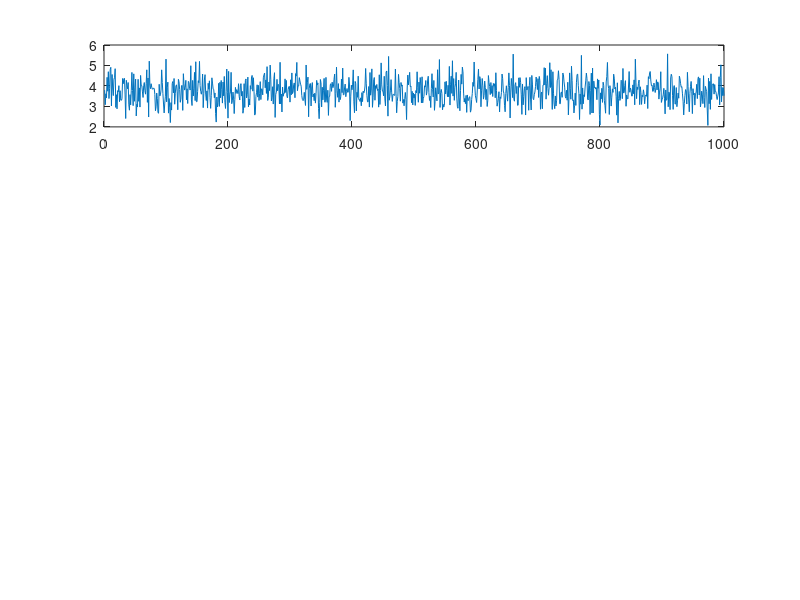

Write MATLAB code to recreate this figure. (Note: this script raises an error after producing the figure.)
% Удаление элементов из workspace
clear
% Очистка введенного текста из Command Window
clc

% Распределение Рэлея: sigma = 3
sigma = 3;
% Объем выборки
N = 10000;

% 1. Сгенерировать выборку из заданного непрерывного распределения 
% объемом N=10000 с заданными для вашего распределения параметрам
X = random('Rayleigh', sigma, N, 1); % Все элементы выборки поместятся в вектор N*1

% 2. Расчет выборочных числовых характеристик

% 2.1
X_min = min(X); % Минимальное значение выборки
X_max = max(X); % Максимальное значение выборки

X_M = mean(X); % Выборочное среднее
X_D_correct = var(X); % Исправленная выборочная дисперсия
X_D_incorrect = var(X, 1); % Неисправленная выборочная дисперсия
X_sko = sqrt(X_D_correct); % Выборочное средне квадратичное отклонение

Teor_M = sqrt(pi/2)*sigma;
Teor_D = (2 - pi/2)*(sigma.^2);

% 2.2
% Вывод: значения выборочного среднего и выборочной исправленной дисперсии
% приблизительно совпадают со значениями теоретического выборочного среднего и
% теоретической выборочной дисперсией соответсвенно.

%2.3

% X1 - соответсвует выборке объема 10
% X2 - соответсвует выборке объема 50
% X3 - соответсвует выборке объема 100
% X4 - соответсвует выборке объема 10000

for i=1 : 1000
    X1 = random('Rayleigh', sigma, 10, 1);
    X2 = random('Rayleigh', sigma, 50, 1);
    X3 = random('Rayleigh', sigma, 100, 1);
    X4 = random('Rayleigh', sigma, 10000, 1);

    X1_M(i) = mean(X1);
    X2_M(i) = mean(X2);
    X3_M(i) = mean(X3);
    X4_M(i) = mean(X4);
 
    X1_D_correct(i) = var(X1);
    X2_D_correct(i) = var(X2);
    X3_D_correct(i) = var(X3);
    X4_D_correct(i) = var(X4);
end

% Выборочное среднее

figure
subplot(4, 1, 1)
plot(X1_M)
hold on
yline(Teor_M, 'red')

subplot(4, 1, 2)
plot(X2_M)
hold on
yline(Teor_M, 'red')

subplot(4, 1, 3)
plot(X3_M)
hold on
yline(Teor_M, 'red')

subplot(4, 1, 4)
plot(X4_M)
hold on
yline(Teor_M, 'red')

% Выборочная исправленная дисперсия

figure
subplot(4, 1, 1)
plot(X1_D_correct)
hold on
yline(Teor_D, 'red')

subplot(4, 1, 2)
plot(X2_D_correct)
hold on
yline(Teor_D, 'red')

subplot(4, 1, 3)
plot(X3_D_correct)
hold on
yline(Teor_D, 'red')

subplot(4, 1, 4)
plot(X4_D_correct)
hold on
yline(Teor_D, 'red')

% Вывод: при увеличении объема амплитуда разброса значений уменьшается.

% 2.4

X4_mean = sum(X4_M)/1000;
X4_var = sum(X4_D_correct)/1000;

% Вывод: среднее от выборочного среднего и среднее от исправленной выборочной дисперсии по 
% 1000 штук выборочных реализаций объемом 10000 приблизительно равны

% 3
r = 1 + floor(log2(N)); % Количество интервалов группировки(формула Стерджеса)
h = (X_max - X_min) / r; % Ширина интервала
for i=1 : r+1
    z(i) = X_min + (i-1)*h; % Массив границ интервалов группировки
end

z1 = z+h/2; % Вектор, который содержит середины интервалов
% вершины, по которым строится гистограмма
z2 = z1(1:r); % Копируем эти середины в новый вектор, кроме последнего значения
% Т.к изначально брали r+1 значение, убрав последнее значение, получим r
% столбцов в гистограмме
U = hist(X, z2); % Элементы из выборки X сортируются в r интервалов
% U определяет количество значений, попадающих в каждый интервал
% sum(U) % всего таких значений 
x_hist = 0:0.001:12;
f = pdf('Rayleigh', x_hist, sigma);

figure
bar(z2, U/(h*N), 1);
hold on
plot(x_hist, f);

% Вывод: график теоретической плотности распределения приблизительно проходит
% через середины столбцов гистограммы.
% Гистограмма является приблизительной оценкой плотности распределения
% случайной величины

% 4

X_group_M = (1/N)*sum(z2.*U); % Выборочное среднее по группированным данным
X_group_D = (1/N)*sum(((z2-X_group_M).^2).*U); % Выборочная дисперсия по группированным данным

% Вывод: Выборочное среднее и выборочная дисперсия по группированным данным
% являются грубой оценкой теоретического выборочного среднего и
% теоретической выборочной дисперсии

% 5
figure
% Функция распределния по негруппированным данным
% В негруппированных данных относительная частота появления каждого следующего значения
% будет равна 1/N, поэтому высота каждого скачка будет увеличиваться на 1/N
y = 1/N:1/N:1; % Масштаб по y
X_sorted = sort(X); % Сортируем в порядке возрастания все значения в выборке
stairs(X_sorted, y, 'red');

hold on
% Функция распределения по группированным данным
Group_F = 1:1:r; % Количество ступенек
Group_F(1) = 0;
for i= 2 : r
    Group_F(i) = Group_F(i-1) + U(i)/N;
end
Group_F(r+1) = 1;
% Эмперическая функция будет проходить через середины интревалов 
stairs(z, Group_F, 'blue');
% Теоретическая функция распределения
func = cdf('Rayleigh', x_hist, sigma);
plot(x_hist, func);


